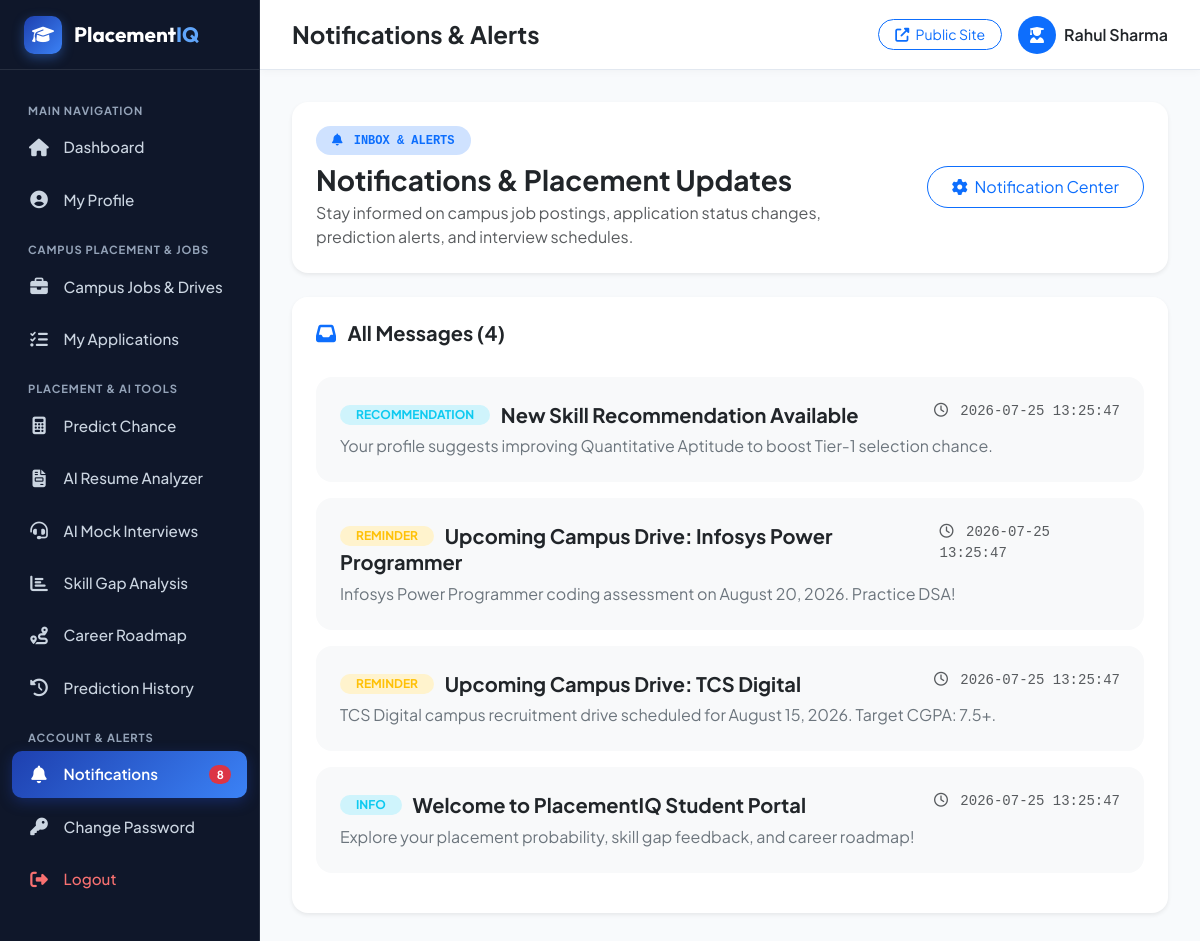
Screenshot of /student/notifications (signed in) with the database file from the repository.
### tables this page shows
CREATE TABLE student_notifications (
            id INTEGER PRIMARY KEY AUTOINCREMENT,
            register_number TEXT NOT NULL,
            title TEXT NOT NULL,
            message TEXT NOT NULL,
            type TEXT DEFAULT 'info',
            is_read INTEGER DEFAULT 0,
            created_at DATETIME DEFAULT CURRENT_TIMESTAMP
        );

### routes/student.py (the view)
@student_bp.route('/notifications')
@student_login_required
def notifications():
    student_reg = session.get('student_reg')
    notifications_list = database.get_student_notifications(student_reg)
    for n in notifications_list:
        if n['is_read'] == 0:
            database.mark_notification_read(n['id'])
    return render_template('student/notifications.html', notifications=notifications_list)

### app.py (called while the page is built)
@app.context_processor
def inject_notifications():
    from flask import session
    user_type, user_id = _get_current_user_context()
    count = 0
    if user_type and user_id:
        count = database.get_unread_notification_count(user_type, user_id)
    return dict(unread_notif_count=count)

### database.py (called while the page is built)
def get_db_connection():
    if not os.path.exists(DB_DIR):
        os.makedirs(DB_DIR, exist_ok=True)
    conn = sqlite3.connect(DB_PATH)
    conn.row_factory = sqlite3.Row
    return conn

def get_student_notifications(register_number):
    conn = get_db_connection()
    cursor = conn.cursor()
    cursor.execute('''
        SELECT * FROM student_notifications
        WHERE register_number = ?
        ORDER BY id DESC
    ''', (register_number,))
    notes = [dict(row) for row in cursor.fetchall()]
    conn.close()
    return notes

def mark_notification_read(notif_id):
    conn = get_db_connection()
    cursor = conn.cursor()
    cursor.execute("UPDATE student_notifications SET is_read = 1 WHERE id = ?", (notif_id,))
    conn.commit()
    conn.close()

def get_unread_notification_count(user_type, user_id):
    conn = get_db_connection()
    cursor = conn.cursor()
    cursor.execute('''
        SELECT COUNT(*) as count
        FROM notifications
        WHERE user_type = ? AND user_id = ? AND is_read = 0
    ''', (user_type, str(user_id)))
    res = cursor.fetchone()
    conn.close()
    return res['count'] if res else 0

### routes/notifications.py (called while the page is built)
def _get_current_user_context():
    if session.get('student_logged_in') and session.get('student_reg'):
        return 'student', session.get('student_reg')
    elif session.get('company_logged_in') and session.get('company_id'):
        return 'company', str(session.get('company_id'))
    elif session.get('admin_logged_in'):
        return 'admin', session.get('admin_user', 'admin')
    return None, None

### routes/student.py (called while the page is built)
def student_login_required(f):
    @wraps(f)
    def decorated_function(*args, **kwargs):
        if not session.get('student_logged_in') or not session.get('student_reg'):
            flash('Please log in to access your Student Portal.', 'warning')
            return redirect(url_for('student.login', next=request.url))
        return f(*args, **kwargs)
    return decorated_function

### templates/student/notifications.html (shortened to what this page needs)
{% extends "student/student_base.html" %}
{% block page_title %}Notifications & Alerts{% endblock %}
{% block content %}
<div class="container-fluid px-0">
    <div class="card border-0 shadow-sm rounded-4 p-4 bg-white mb-4">
        <div class="row align-items-center">
            <div class="col-lg-8">
                <span class="badge bg-primary-subtle text-primary px-3 py-2 rounded-pill font-monospace text-uppercase fw-semibold mb-2">
                    <i class="fas fa-bell me-1"></i> Inbox & Alerts
                </span>
                <h3 class="fw-bold text-dark mb-1">Notifications & Placement Updates</h3>
                <p class="text-muted mb-0">Stay informed on campus job postings, application status changes, prediction alerts, and interview schedules.</p>
            </div>
            <div class="col-lg-4 text-lg-end mt-3 mt-lg-0">
                <a href="{{ url_for('notifications.hub') }}" class="btn btn-outline-primary rounded-pill px-4 py-2">
                    <i class="fas fa-cog me-1"></i> Notification Center
                </a>
            </div>
        </div>
    </div>
    <div class="card border-0 shadow-sm rounded-4 bg-white overflow-hidden">
        <div class="card-header bg-white border-0 pt-4 px-4">
            <h5 class="fw-bold text-dark mb-0"><i class="fas fa-inbox text-primary me-2"></i> All Messages ({{ notifications|length }})</h5>
        </div>
        <div class="card-body p-4">
            {% if notifications %}
                <div class="list-group list-group-flush rounded-3">
                    {% for n in notifications %}
                        <div class="list-group-item bg-light border-0 mb-3 rounded-4 p-4">
                            <div class="d-flex justify-content-between align-items-start mb-2">
                                <div>
                                    <span class="badge bg-{{ 'success' if n.type == 'success' else ('warning' if n.type in ['warning', 'reminder'] else 'info') }}-subtle text-{{ 'success' if n.type == 'success' else ('warning' if n.type in ['warning', 'reminder'] else 'info') }} px-3 py-1 rounded-pill me-2">
                                        {{ n.type|upper }}
                                    </span>
                                    <h5 class="fw-bold text-dark d-inline align-middle mb-0">{{ n.title }}</h5>
                                </div>
                                <span class="text-muted small font-monospace"><i class="far fa-clock me-1"></i> {{ n.created_at }}</span>
                            </div>
                            <p class="text-secondary fs-6 mb-0">{{ n.message }}</p>
                        </div>
                    {% endfor %}
                </div>
            {% endif %}
        </div>
    </div>
</div>
{% endblock %}

### static/css/student.css (style rules this page uses)
:root { --student-bg: #f8fafc; --student-card-bg: #ffffff; --student-sidebar-bg: #0f172a; --student-border: #e2e8f0; --student-primary: #1e40af; --student-primary-light: #3b82f6; --student-primary-gradient: linear-gradient(135deg, #1e40af 0%, #3b82f6 100%); --student-success: #10b981; --student-success-gradient: linear-gradient(135deg, #10b981 0%, #059669 100%); --student-warning: #f59e0b; --student-warning-gradient: linear-gradient(135deg, #f59e0b 0%, #d97706 100%); --student-danger: #ef4444; --student-danger-gradient: linear-gradient(135deg, #ef4444 0%, #dc2626 100%); --student-info: #0284c7; --student-info-gradient: linear-gradient(135deg, #0284c7 0%, #0369a1 100%); --student-text-main: #1e293b; --student-text-muted: #64748b; --student-sidebar-width: 260px; --student-header-height: 70px; --font-heading: 'Outfit', sans-serif; --font-body: 'Plus Jakarta Sans', sans-serif; }
body.student-body { background-color: var(--student-bg); color: var(--student-text-main); font-family: var(--font-body); margin: 0; padding: 0; min-height: 100vh; }

### rows the page displays
student_notifications: type "RECOMMENDATION", title "New Skill Recommendation Available", created_at "2026-07-25 13:25:47", message "Your profile suggests improving Quantitative Aptitude to boost Tier-1 selection chance."
student_notifications: type "REMINDER", title "Upcoming Campus Drive: Infosys Power Programmer", created_at "2026-07-25 13:25:47", message "Infosys Power Programmer coding assessment on August 20, 2026. Practice DSA!"
student_notifications: type "REMINDER", title "Upcoming Campus Drive: TCS Digital", created_at "2026-07-25 13:25:47", message "TCS Digital campus recruitment drive scheduled for August 15, 2026. Target CGPA: 7.5+."
student_notifications: type "INFO", title "Welcome to PlacementIQ Student Portal", created_at "2026-07-25 13:25:47", message "Explore your placement probability, skill gap feedback, and career roadmap!"

### other values shown
{{ unread_notif_count }} "8"
{{ session.get('student_name', 'Student') }} "Rahul Sharma"
{{ notifications|length }} "4"
